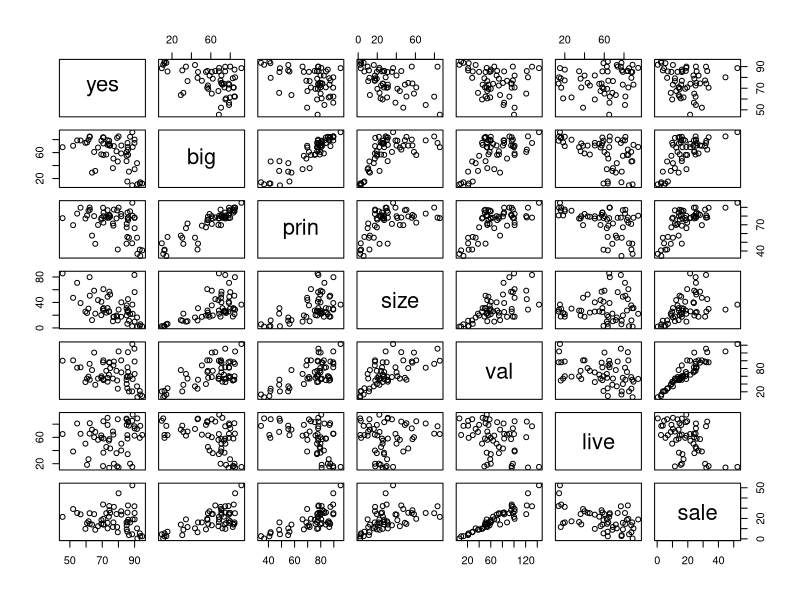
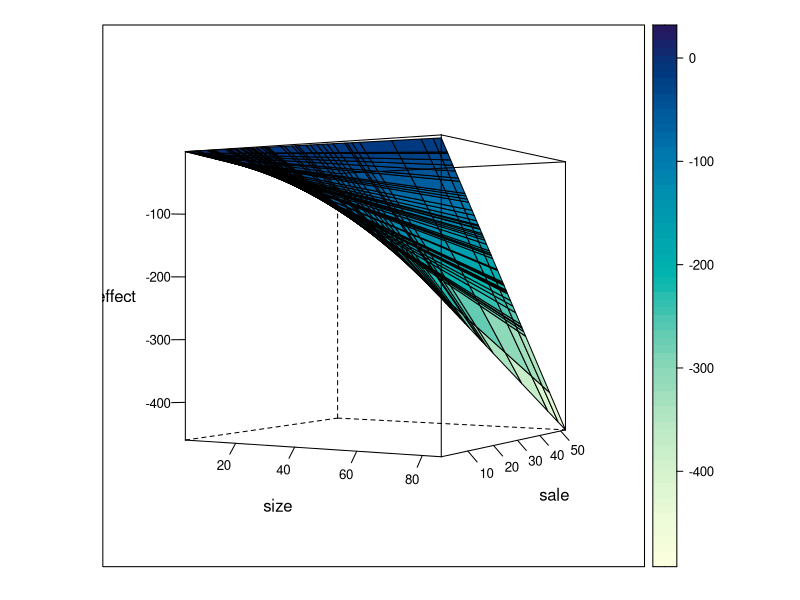
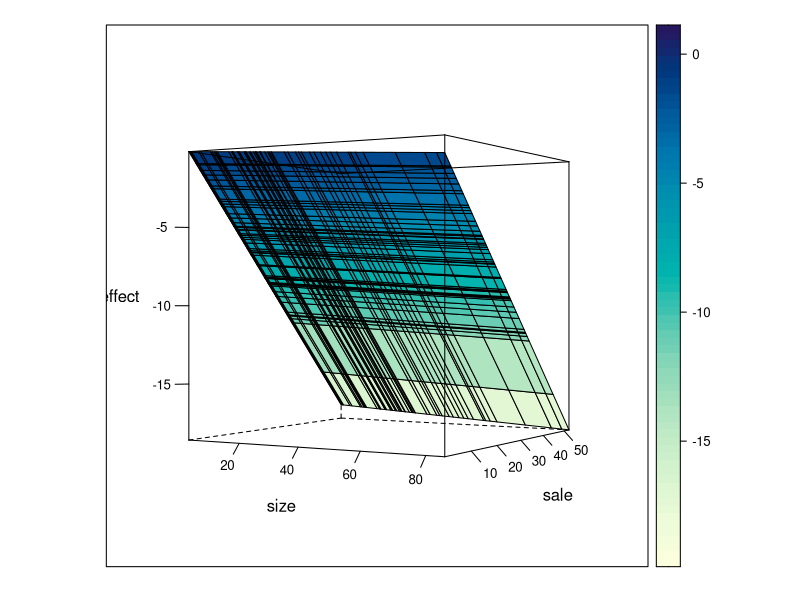
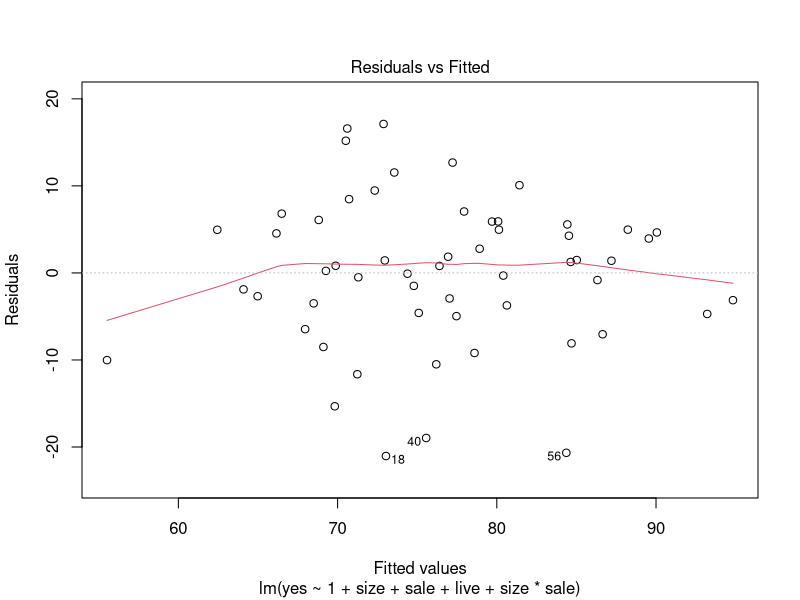
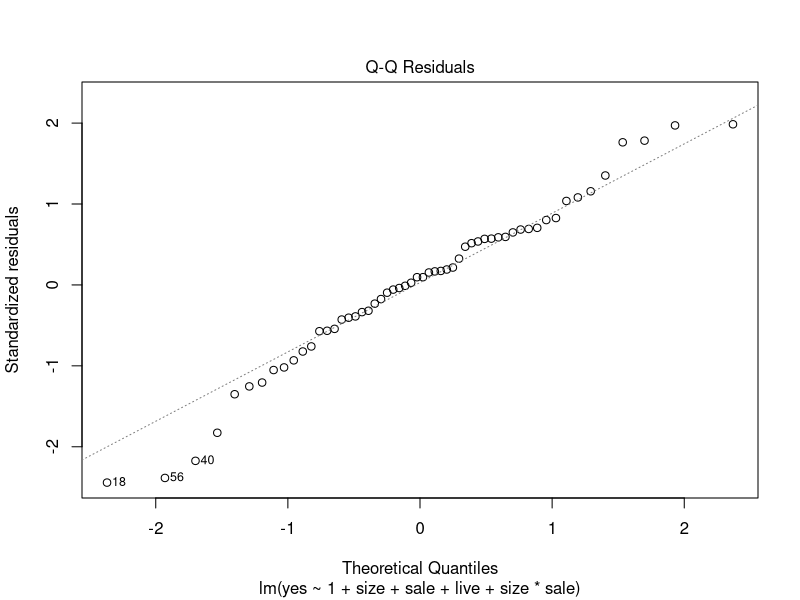
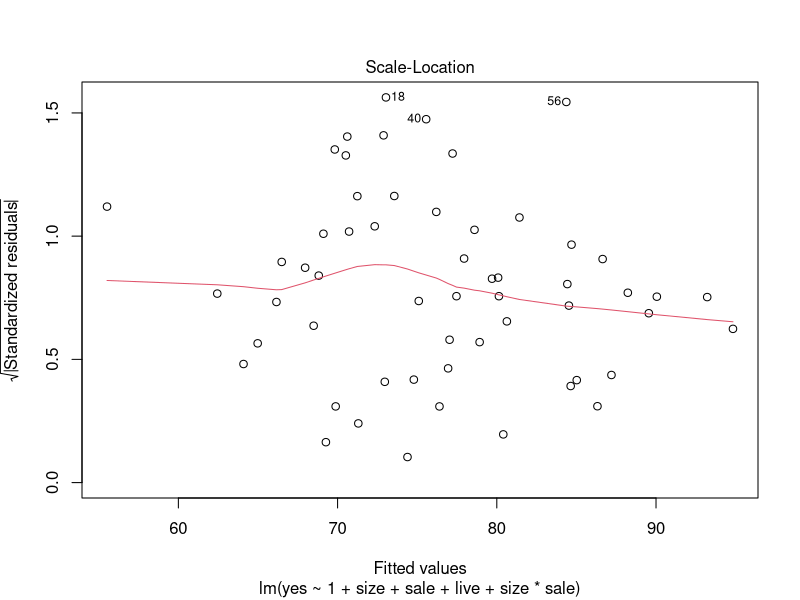
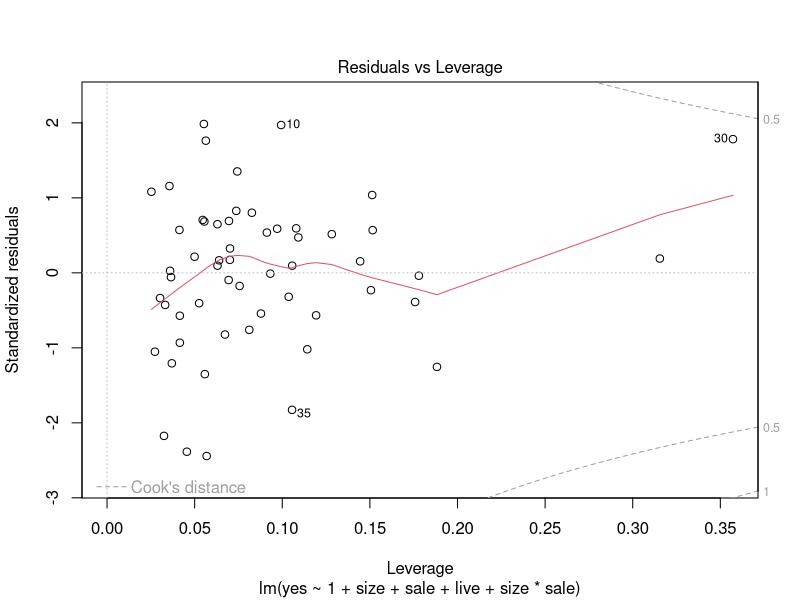
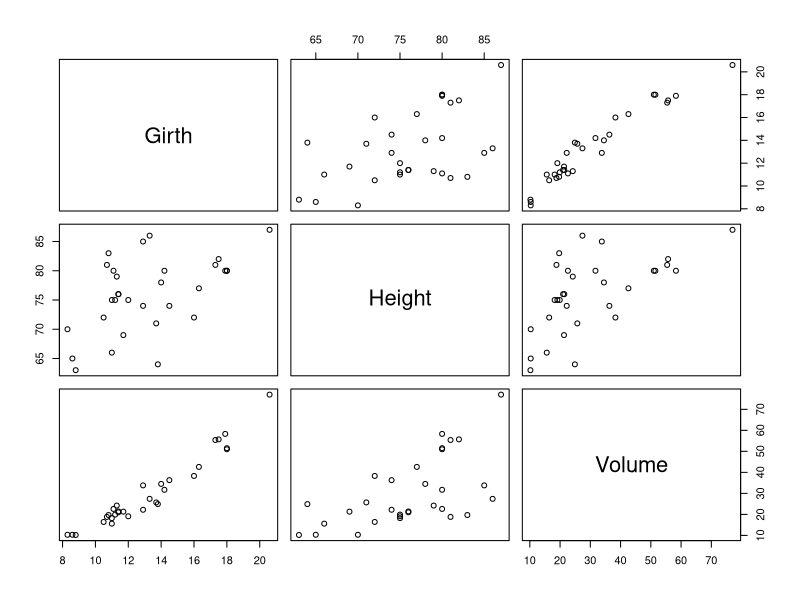

The R script that drew these images, in order:
## ---- chunk 1
setwd("~/Desktop/UNIMELB 2021 Material/UNIMELB S1 2021 (Currently)/MAST30025/Tutorials /Tutorials/Rfile/data")
beef = read.csv("beef.csv")
## ---- chunk 2
pairs(beef)
## ---- chunk 3
str(beef)
basemodel = lm(beef$yes~1, data = beef)
add1(basemodel,scope = ~. + beef$big + beef$prin + beef$size+beef$val+beef$live+beef$sale, test = "F")
## ---- chunk 4
basemodel1 = lm(beef$yes~beef$size, data = beef)
add1(basemodel1,scope = ~. + beef$big + beef$prin +beef$val+beef$live+beef$sale, test = "F")
## ---- chunk 5
basemodel2 = lm(beef$yes~beef$size + beef$live, data = beef)
add1(basemodel2,scope = ~. + beef$big + beef$prin +beef$val+beef$sale, test = "F")
## ---- chunk 6
basemodel3 = lm(beef$yes~beef$size + beef$live +beef$sale , data = beef)
add1(basemodel3,scope = ~. + beef$big + beef$prin +beef$val, test = "F")
## ---- chunk 7
fullmodel = lm(yes~., data = beef)
drop1(fullmodel, scope = ~.,test = "F")

## ---- chunk 8
model2 = lm(yes~ prin+size+val+live+sale, data = beef)
drop1(model2, scope = ~.,test = "F")

## ---- chunk 9
model3 = lm(yes~ prin+size+live+sale, data = beef)
drop1(model3, scope = ~.,test = "F")

## ---- chunk 10
model4 = lm(yes~ size+live+sale, data = beef)
drop1(model4, scope = ~.,test = "F")

## ---- chunk 11
model2 = step(basemodel, scope = ~.+big+prin+size+val+live+sale) #Removing step = 1 reveals mutiple steps!!
## ---- chunk 12
lm(formula = yes ~ prin + live + sale + size, data = beef)
## ---- chunk 13
model3 = step(basemodel, scope = ~.+big+prin+size+val+live+sale+size*sale)
## ---- chunk 14
newmodel = lm(yes~big+prin+size+val+live+sale+size*sale, data = beef)
model3 = step(newmodel, scope = ~.)
## ---- chunk 15
library(lattice)
model5 = lm(yes~big+prin+size+val+live+sale, data = beef)
df = expand.grid(size = beef$size, sale = beef$sale)
f = function(x,y)
sum(model5$coefficients[c(2,4,5)]*c(x,y,x*y))
df$effect = mapply(f, df$size, df$sale)
wireframe(effect ~ size + sale, data = df, drape = T, scales = list(arrows = F), screen = list(z=30, x = -90, y = -60))
## ---- chunk 16
df = expand.grid(size = beef$size, sale = beef$sale)
f = function(x,y) sum(model5$coefficients[c(2,4)]*c(x,y))
df$effect = mapply(f, df$size, df$sale)
wireframe(effect ~ size + sale, data = df, drape = T, scales = list(arrows = F), screen = list(z=30, x = -90, y = -60))
## ---- chunk 17
model2g = lm(yes~ 1 + size + sale + live + size*sale, data = beef)
plot(model2g, which = 1)
## ---- chunk 18
plot(model2g, which = 2)
## ---- chunk 19
plot(model2g, which = 3)
## ---- chunk 20
plot(model2g, which = 5)
## ---- chunk 21
#Solution: Significance is not the same as importance. The average contribution of each variable to the overall mean can be calculated as follows!!

mean(beef$size)*model3$coefficients[2]
mean(beef$live)*model3$coefficients[3]
mean(beef$sale)*model3$coefficients[4]
mean(beef$size*beef$sale)*model3$coefficients[5]

## ---- chunk 22
data("trees")
?trees
pairs(trees)
## ---- chunk 23
treesdata = trees
y = trees$Volume
X = cbind(1,trees$Girth,trees$Height)
b = solve(t(X)%*%X,t(X)%*%y)
n = length(y)
p = dim(X)[2]
SSTotal = sum(y^2)
SSRes = sum((y-X%*%b)^2)
SSRes

## ---- chunk 24
SS_reg = sum((X %*% b)^2)
X2 = X[,-3]
b2 = solve(t(X2) %*% X2, t(X2) %*% y)
SS_reg2 = sum((X2 %*% b2)^2)
R_g1g2 = SS_reg - SS_reg2
R_g1g2

## ---- chunk 25
Fstat = (R_g1g2/1)/(SSRes/(n-3))
Fstat

## ---- chunk 26
pf(Fstat,1,n-3,lower.tail = F)

## ---- chunk 27
model1 = lm(Volume~Girth, data = trees)
model2 = lm(Volume~Girth+Height, data = trees)
anova(model1,model2)

## ---- chunk 28
model3 = lm(Volume~Girth+Height+Girth^2+Girth^2*Height, data = trees)

#Now using stepwise selection!
model3 = step(model3,scope = ~.)

## ---- chunk 29
trees$GirthSq = trees$Girth^2 #Ensure to add to the trees dataframe!
model3 = lm(Volume~Girth+Height+GirthSq+GirthSq*Height, data = trees)

#Now using stepwise selection!
model3 = step(model3,scope = ~.)

## ---- chunk 30
finalmodel = lm(Volume~1+ GirthSq*Height,data= trees)
plot(finalmodel, which= 1)
## ---- chunk 31
plot(finalmodel, which= 2)
## ---- chunk 32
plot(finalmodel, which= 3)
## ---- chunk 33
plot(finalmodel, which= 5)
